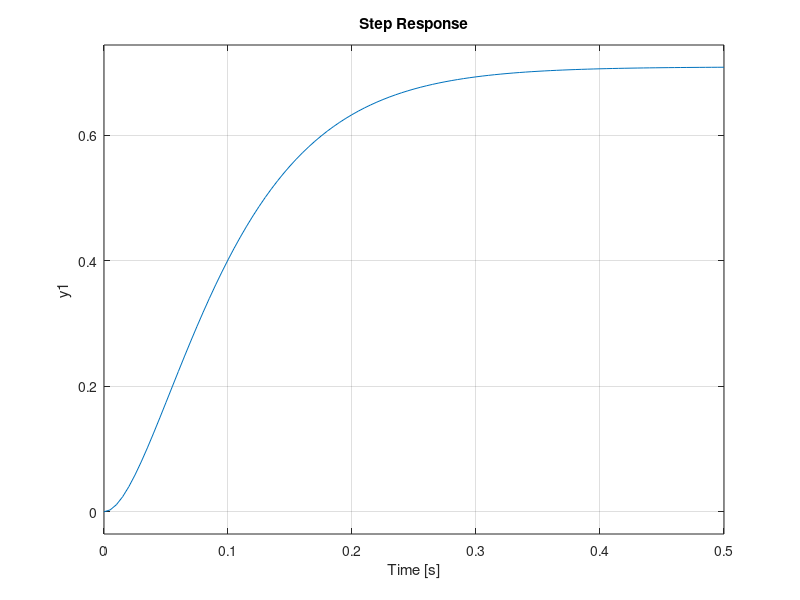

The MATLAB script that drew this image:
%Ejercicio1
pkg load control
clc; close all; clear all;

s = tf('s');

G = 1/((s+35)*(s+3))
%Una respuesta criticamente amortiguada corresponde a un psita = 1
%Esto quiere decir que tendre 2 polos reales e iguales
rlocus(G)
s1 = -19
invk = abs(1/((s1+35)*(s1+3)));
k = 1/invk
FTlc = feedback(G*k, 1)
step(FTlc,0.5)
